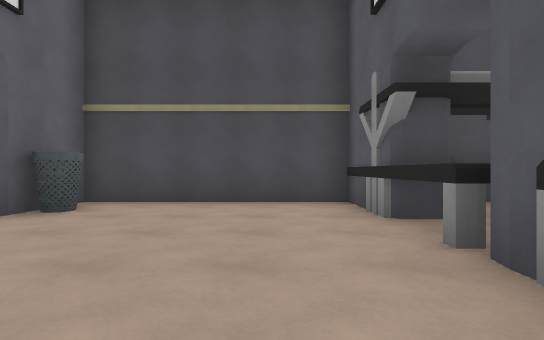
View 1 (above)

22 first-person views from a walk through a Unity game level. The camera is 1.2 m above the floor, looks level and sees 85° across. The floor is counted in squares, 2 m on a side. Each view is taken from the middle of a square. On the plan, view 1 faces up. The plan holds only what a view shows up to about 9 squares ahead; the rest is blank. The place goes on beyond the plan. The player is left out. Surface patterns are stand-ins for the level's own textures.

View 2
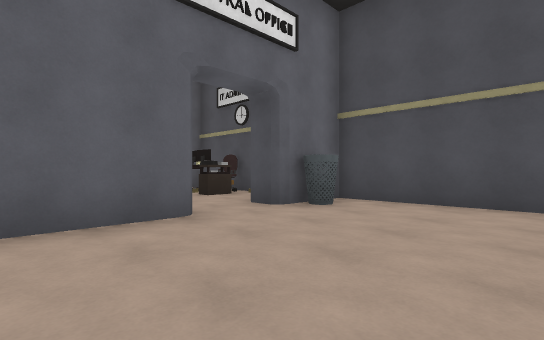

View 3
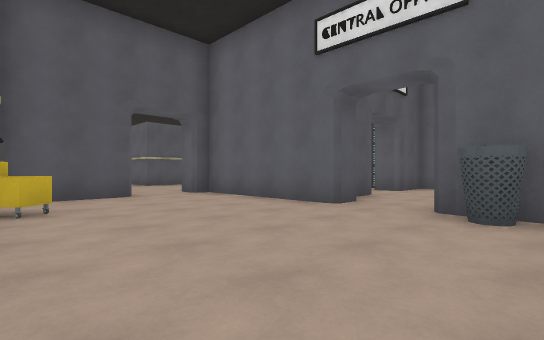

View 4
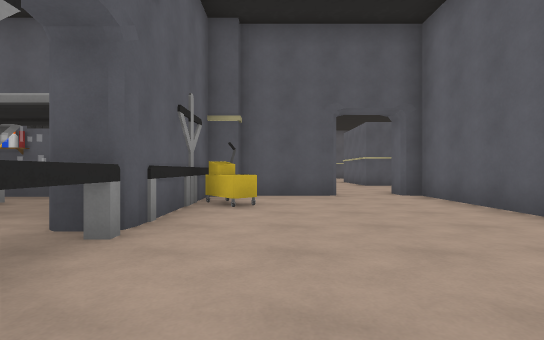

View 5
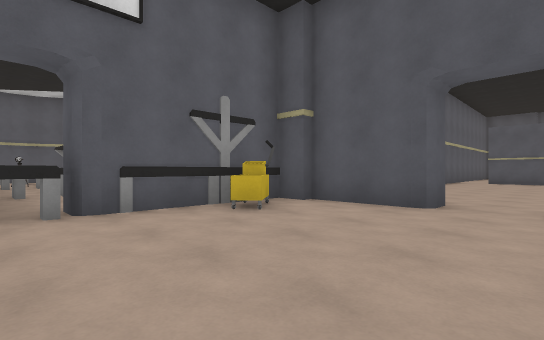

View 6
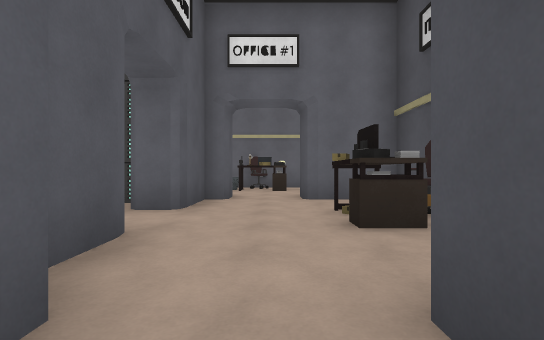

View 7
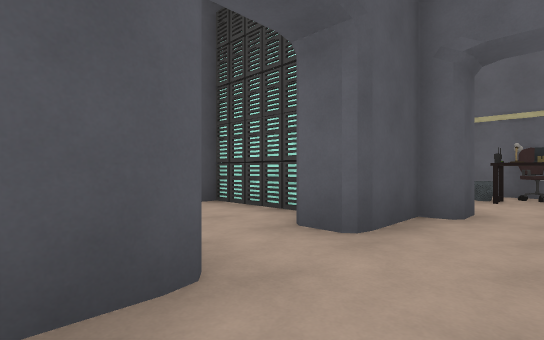

View 8
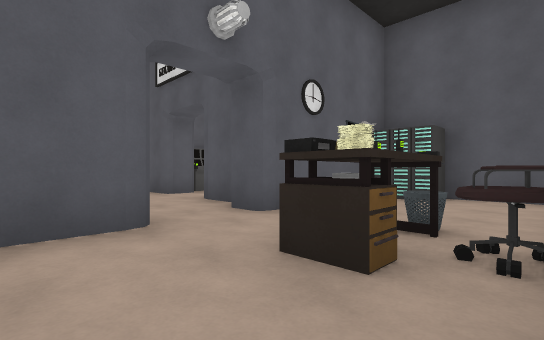

View 9
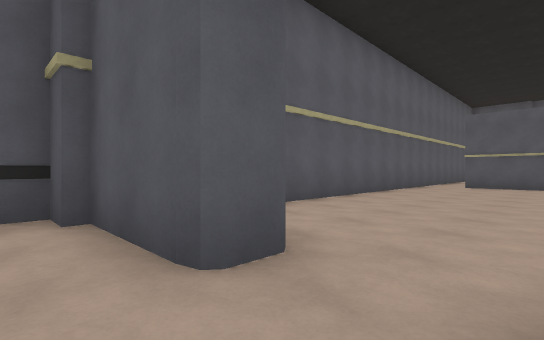

View 10
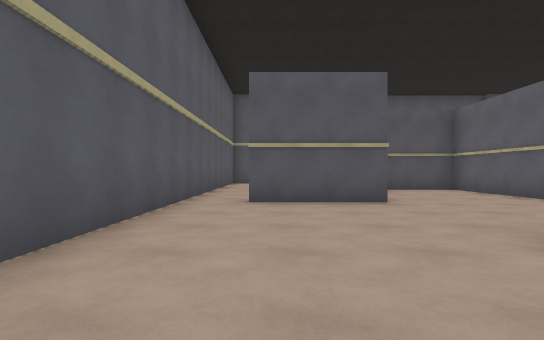

View 11
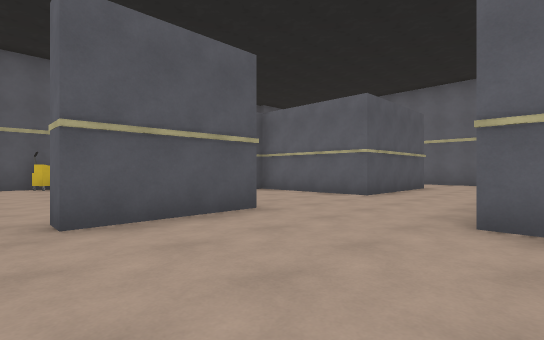

View 12
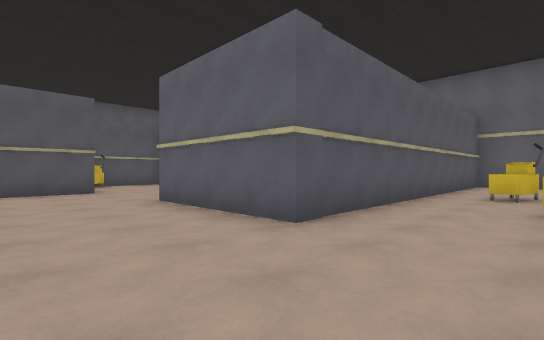

View 13
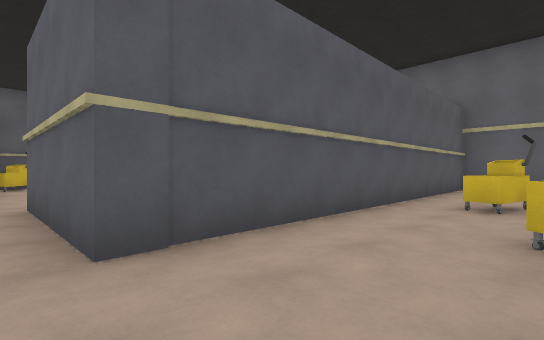

View 14
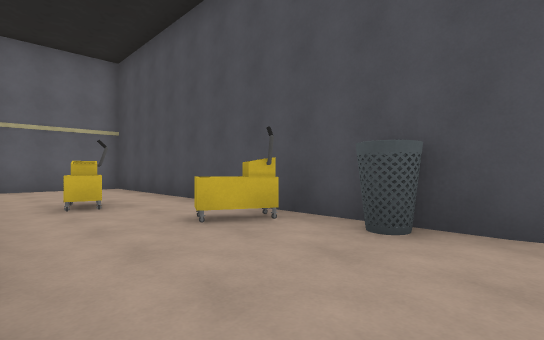

View 15
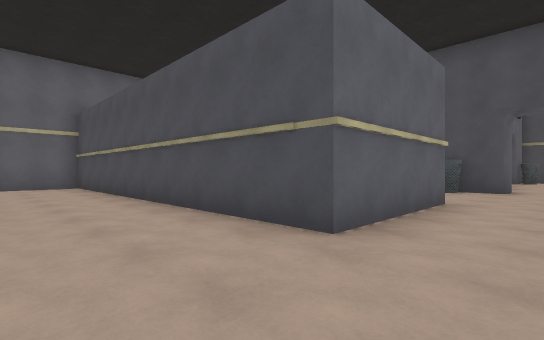

View 16
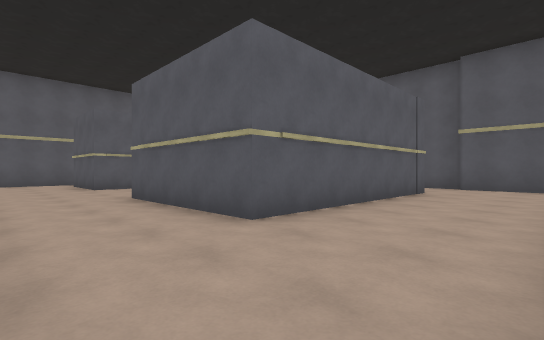

View 17
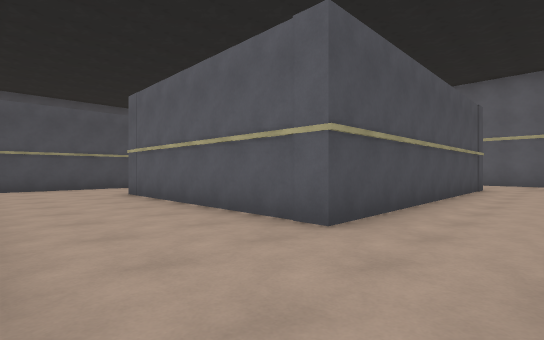

View 18
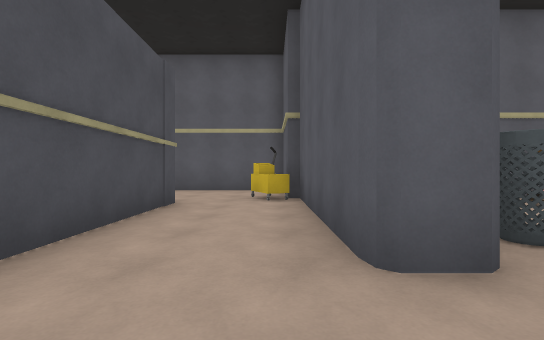

View 19
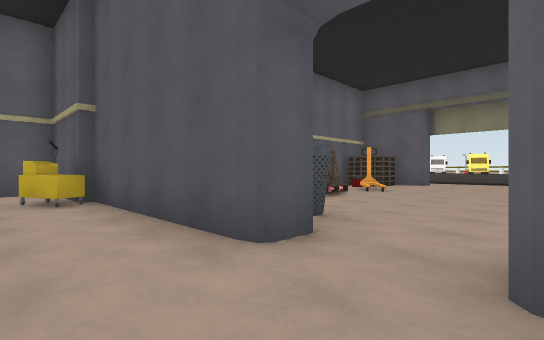

View 20
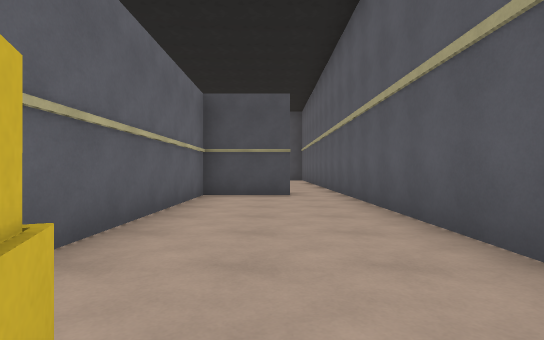

View 21
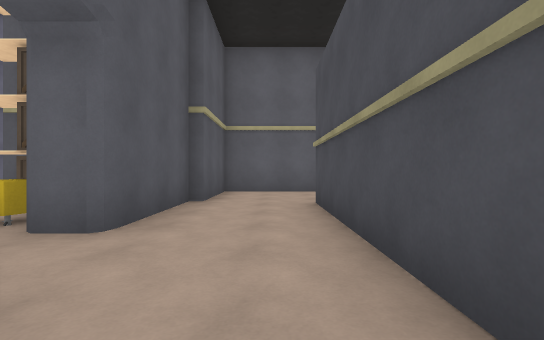

View 22
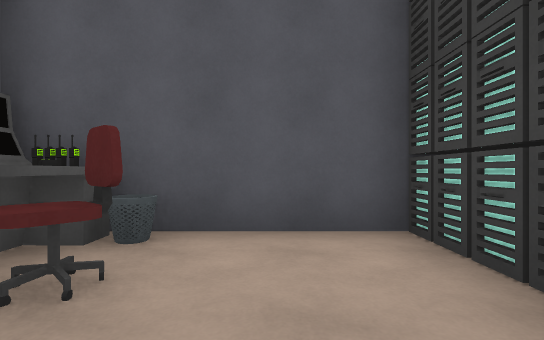

### Floor plan
Points are (right, up) in squares from view 1. A wall is a line through its corners. A room is listed if a view was taken in it or the views show most of it. See-through windows are left out.
Room 1 (views 1, 2, 3, 4, 5, 6, 9)
walls: (1.4, 2.2) (1.4, 5.5) (-3.5, 5.5) (-3.5, 3.6); (-3.5, 2.1) (-3.5, -1.9); (2.1, 3.6) (1.4, 3.6); (-1.2, -1.9) (0.8, -1.9); (0.6, -1.6) (1.4, -1.6) (1.4, 2.1) (2.1, 2.1)
ways out: opening at (-4, 3) to room 2; opening at (-2.5, -2) to room 2; opening at (2, 3); gap at (2, 2)
objects: bin (-3, 4); other object (1, 0)
Room 2 (views 7, 10, 11, 12, 13, 14, 15, 16, 17, 18, 19, 20, 21, 22)
walls: (-3.1, -12.9) (-3.1, -12.5) (-0.6, -12.5) (-0.6, -13) (-2.6, -13) (-2.6, -18.2) (-10.3, -18.2) (-10.3, -12.5) (-6.5, -12.5) (-6.5, -15.9) (-3.5, -15.9); (-6.4, -2.7) (-7.5, -2.7); (-13.1, -6.2) (-3.5, -6.2) (-3.5, -9.6) (-12.6, -9.6); (-7.5, -1.9) (-6.5, -1.9); (-3.1, -2) (-3.1, -2.6); (-1.5, -2.6) (-1.5, -2); (-11.4, -2.7) (-12.5, -2.7); (-6, -20.6) (-1.6, -20.6); (-5.9, 0.9) (-5.9, 1.6) (-4.8, 1.6); (-1.6, -20.3) (0.8, -20.3) (0.8, -5.1); (-6.3, -21.4) (-6.3, -20.8); (-10.8, -20.6) (-7.8, -20.6) (-7.8, -21.4); (-4.2, 2.1) (-3.5, 2.1); (-13.2, -20.3) (-10.6, -20.3); (-3.5, 3.6) (-4.2, 3.6); (-6.4, 5.5) (-9, 5.5) (-9, 3.6)
ways out: opening at (-4, 3) to room 1; opening at (-2.5, -2) to room 1; opening at (-9, 3) to room 3; opening at (-7, -21)
objects: other object (-11, -2); other object (-10, -2); other object (-10, -1); other object (-9, -5) to (-8, -5); other object (-9, -2); other object (-9, -1); other object (-9, 0); other object (-9, 1); other object (-8, -2); other object (-8, 1); other object (-7, 4); other object (-7, 5); other object (-6, -4); other object (-6, -2); other object (-6, -1); other object (-6, 4); other object (-6, 5); other object (-5, -2); other object (-5, -1); other object (-4, -15); bin (-4, -3); other object (-2, -20)
Room 3 (view 8)
walls: (-13.2, 2.8) (-13.2, 1.4); (-9.1, 1.6) (-8.4, 1.6); (-9.9, -0.5) (-9.9, 2.1) (-9.1, 2.1); (-9, 3.6) (-9.9, 3.6) (-9.9, 4.9); (-12.8, -1.9) (-11.5, -1.9)
ways out: opening at (-9, 3) to room 2
objects: other object (-13, 3); other object (-12, 2); other object (-12, 3); other object (-11, -1)

Positions as (right, up) in squares from view 1, and headings:
1: (0, 0), facing up
2: (0, 0), facing up-left
3: (1, 5), facing down-left
4: (0, 5), facing down
5: (-3, 3), facing down-right
6: (-3, 3), facing left
7: (-5, 3), facing down-left
8: (-13, 5), facing down-right
9: (-3, -1), facing down-right
10: (-1, -7), facing down
11: (0, -9), facing down-left
12: (-1, -4), facing down-left
13: (-3, -4), facing down-left
14: (-3, -6), facing up-left
15: (-2, -12), facing up-left
16: (-13, -10), facing down-right
17: (-13, -20), facing up-right
18: (-8, -20), facing right
19: (-8, -19), facing down-right
20: (-1, -20), facing up
21: (-5, -19), facing left
22: (-7, 1), facing down
